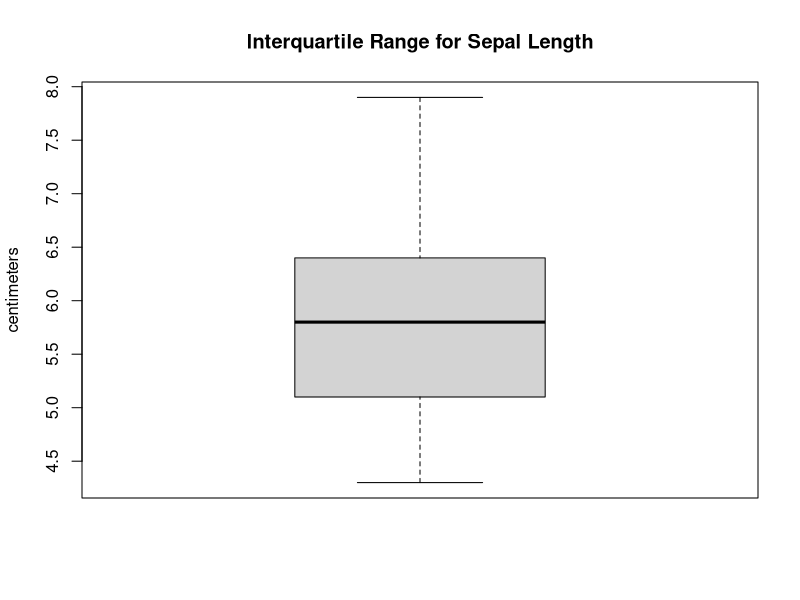

Reproduce this figure in R. (Note: this script raises an error after producing the figure.)
head(iris,150)
Xdata=iris$Sepal.Length
MinQ=quantile(Xdata,0)
FQ=quantile(Xdata,0.25)
SQ=quantile(Xdata,0.5)
TQ=quantile(Xdata,0.75)
MaxQ=quantile(Xdata,1)
cat("Minimum=",MinQ)
cat("Lower Quartile=",FQ)
cat("Median=",SQ)
cat("Upper Quartile=",TQ)
cat("Maximum=",MaxQ)
AQ=quantile(Xdata,prob=c(0,0.25,0.5,0.75,1))
cat("All the Quartiles=",AQ)
summary(Xdata)
boxplot(Xdata,main="Interquartile Range for Sepal Length",ylab="centimeters")
as.numeric(quantile(Xdata,0.75)-quantile(Xdata,0.25))
IQR(xdata)